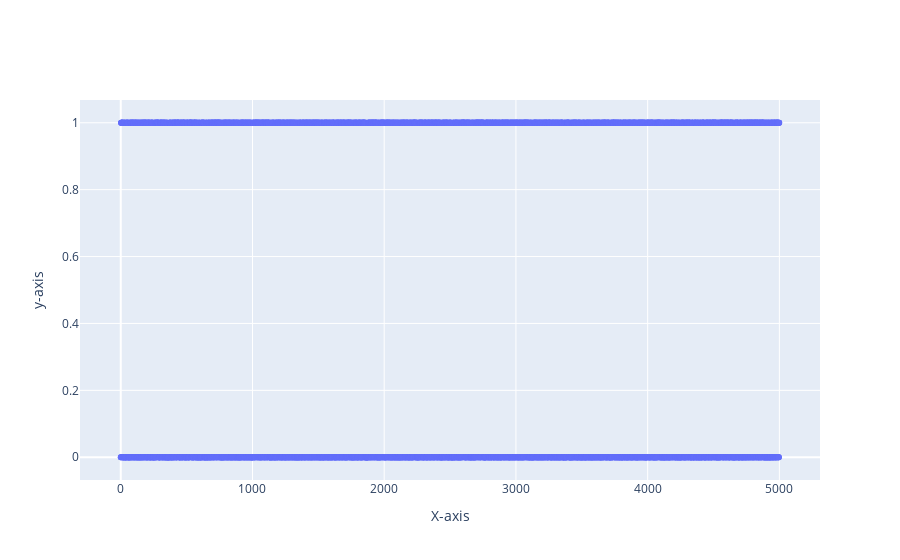

Write notebook code for a chart like this one.
### Markdown cell above
### Data Loading and Preprocessing

### Code cell
# # Get breast cancer data
# X, y = load_breast_cancer(return_X_y=True)
# x = np.arange(0, y.shape[0])
# pp.plot_data(x, y, x_label="X-axis", y_label="y-axis")

# Generate random data
X, y = make_classification(n_samples=5000, n_features=50, n_classes=2, n_informative=25)
x = np.arange(0, y.shape[0])
pp.plot_data(x, y, x_label="X-axis", y_label="y-axis")

### Figure 1 — Plotly figure (JSON) as saved in the notebook; plotly's stock layout.template omitted (floating-point values rounded to 4 significant figures; data arrays with more than 128 entries replaced by an {"elided": "..."} marker saying what was removed)
{"data": [{"mode": "markers", "name": "", "text": "", "type": "scatter", "x": {"elided": "5000 int values"}, "y": {"elided": "5000 int values"}}], "layout": {"title": {"text": ""}, "xaxis": {"title": {"text": "X-axis"}}, "yaxis": {"title": {"text": "y-axis"}}}}
